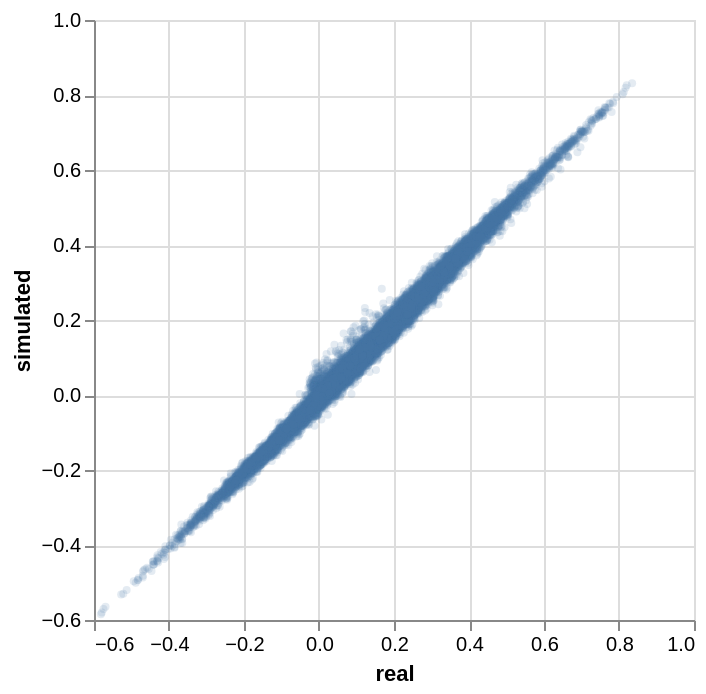

Notebook code for this chart:
### Code cell
alt.Chart(corr).mark_circle(size=16, opacity=0.15).encode(
    x=alt.X("real:Q"), y=alt.Y("simulated:Q"))

### Figure 1 — Vega-Lite specification as saved in the notebook (floating-point values rounded to 4 significant figures; data arrays with more than 128 entries replaced by an {"elided": "..."} marker saying what was removed)
{"config": {"view": {"continuousWidth": 300, "continuousHeight": 300}}, "data": {"name": "data-d37bd33c99a44b44d4aaee65e667d776"}, "mark": {"type": "circle", "opacity": 0.15, "size": 16}, "encoding": {"x": {"field": "real", "type": "quantitative"}, "y": {"field": "simulated", "type": "quantitative"}}, "$schema": "https://vega.github.io/schema/vega-lite/v6.1.0.json", "datasets": {"data-d37bd33c99a44b44d4aaee65e667d776": {"elided": "19900 records"}}}
